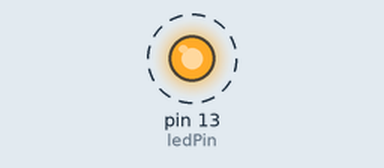
A sketch run on a simulated Arduino Uno, built with avr-gcc and run on an emulated ATmega328P. Shown: output pins drawn as LEDs (lit = HIGH). Dashed ring = blinking.

Above: at 0.5 s.
Timing chart, 0 to 4.6 s (numbered marks = the images above):
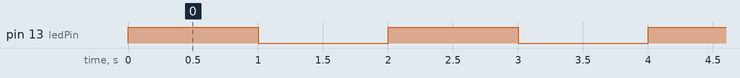

The sketch:

Blink-1.2.ino
```cpp
// blink with function


int ledPin = 13; // Pin connected to the LED

void setup() {
  pinMode(ledPin, OUTPUT); // Set the digital pin as an output
}

void loop() {
  blink(1000); // Call the function and blink for 1 second (1000ms)
}

// Custom function to handle the blinking logic
void blink(int duration) {
  digitalWrite(ledPin, HIGH); // Turn the LED on
  delay(duration);            // Wait
  digitalWrite(ledPin, LOW);  // Turn the LED off
  delay(duration);            // Wait
}
```

Measured:
- by itself, pin 13 (ledPin): alternates HIGH for 1.0 s and LOW for 1.0 s
